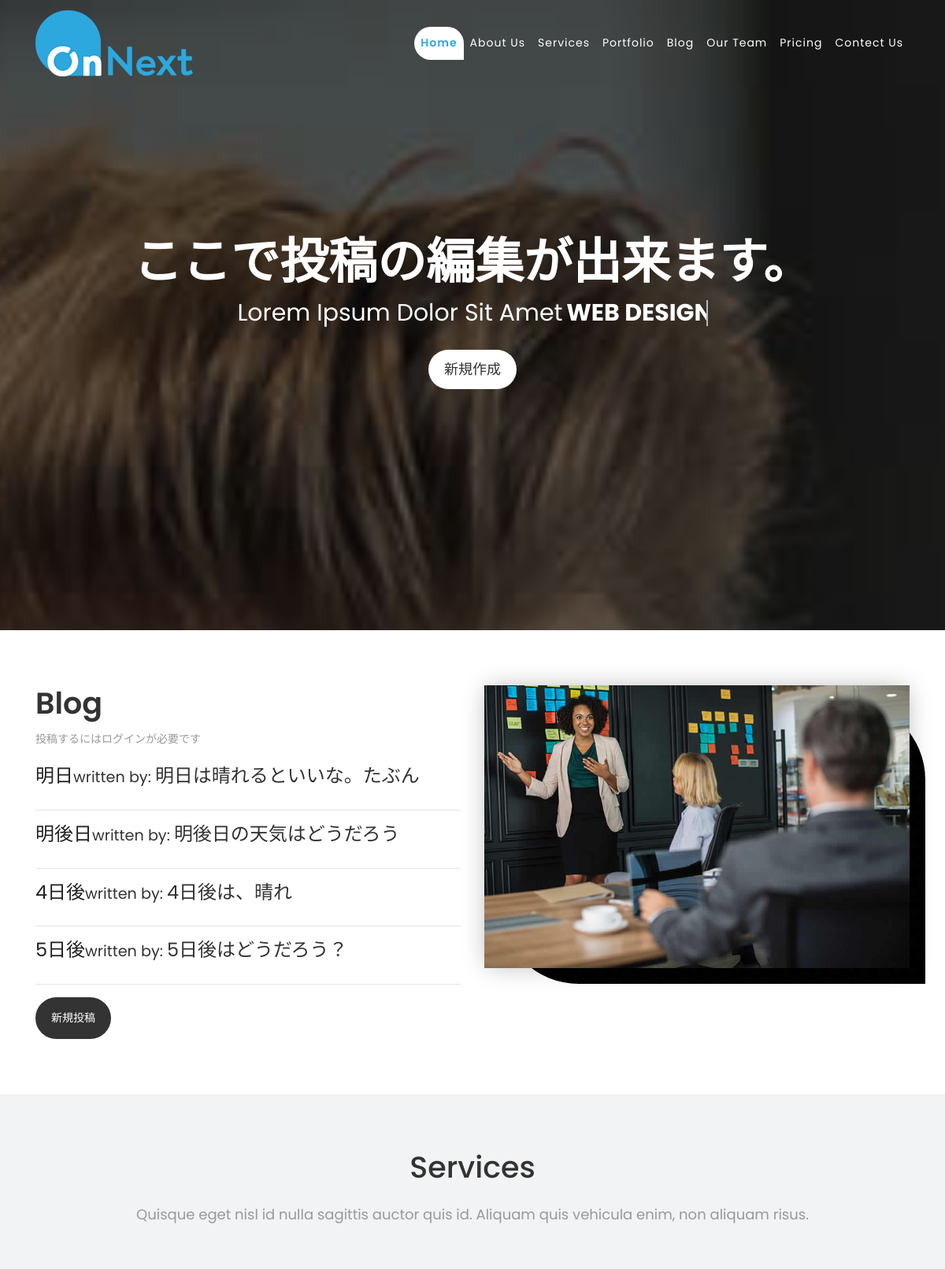
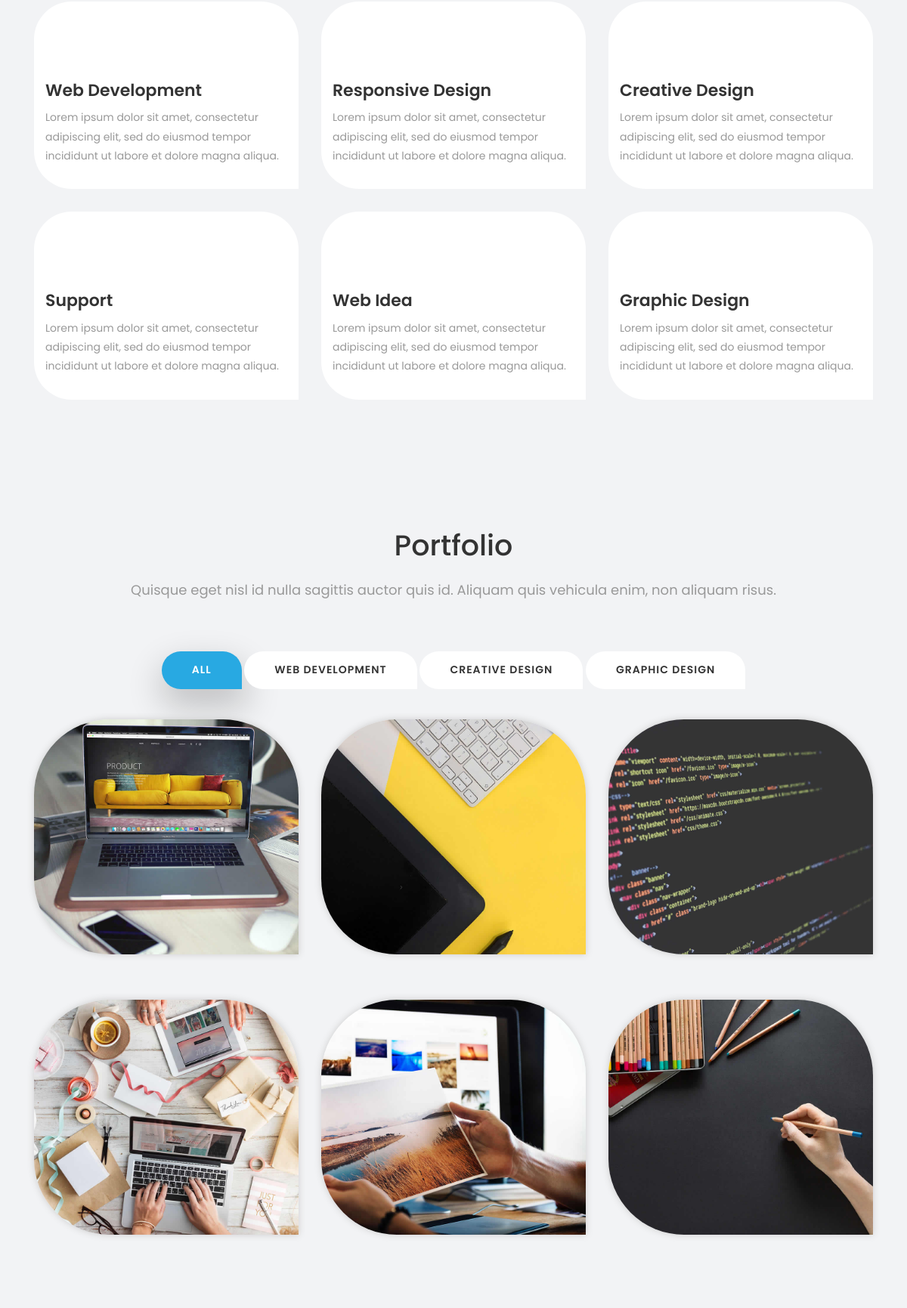
The page / (upper part) on the database its author committed (2 pictures, top to bottom).
### blog/models.py (models this page shows, shortened)
class BlogModel(models.Model):
    title = models.CharField(max_length=100)
    memo = models.TextField()
    duedate = models.DateField()

### blog/views.py (the view)
# urls.py: path('', BlogListView.as_view(), name='list'),
class BlogListView(ListView):
    model = BlogModel
    template_name = "blog/home.html"

### blog/templates/blog/home.html (shortened to what this page needs)
{% load static %}
<!DOCTYPE html>
<html lang="en">
<link rel="stylesheet" type="text/css" href="{% static 'css/bootstrap.min.css' %}">
<link rel="stylesheet" type="text/css" href="{% static 'css/style.css' %}">
<link rel="stylesheet" type="text/css" href="{% static 'css/responsive.css' %}">
<link rel="stylesheet" type="text/css" href="{% static 'css/custom.css' %}">
</head>
<body id="page-top" class="politics_version">
    <nav class="navbar navbar-expand-lg navbar-dark fixed-top" id="mainNav">
        <div class="container">
            <a class="navbar-brand js-scroll-trigger" href="#page-top">
                <img class="img-fluid" src="{% static 'img/logo.png' %}" alt="" />
            </a>
            <div class="collapse navbar-collapse" id="navbarResponsive">
                <ul class="navbar-nav text-uppercase ml-auto">
                    <li class="nav-item">
                        <a class="nav-link js-scroll-trigger active" href="#home">Home</a>
                    </li>
                    <li class="nav-item">
                        <a class="nav-link js-scroll-trigger" href="#about">About Us</a>
                    </li>
                    <li class="nav-item">
                        <a class="nav-link js-scroll-trigger" href="#services">Services</a>
                    </li>
                    <li class="nav-item">
                        <a class="nav-link js-scroll-trigger" href="#portfolio">Portfolio</a>
                    </li>
                    <li class="nav-item">
                        <a class="nav-link js-scroll-trigger" href="#blog">Blog</a>
                    </li>
                    <li class="nav-item">
                        <a class="nav-link js-scroll-trigger" href="#team">Our Team</a>
                    </li>
                    <li class="nav-item">
                        <a class="nav-link js-scroll-trigger" href="#pricing">Pricing</a>
                    </li>
                    <li class="nav-item">
                        <a class="nav-link js-scroll-trigger" href="#contact">Contect Us</a>
                    </li>
                </ul>
            </div>
        </div>
    </nav>
    <section id="home" class="main-banner parallaxie" style="background: url('static/img/banner-01.jpg')">
        <div class="heading">
            <h1>ここで投稿の編集が出来ます。</h1>
            <h3 class="cd-headline clip is-full-width">
                <span>Lorem Ipsum Dolor Sit Amet </span>
                <span class="cd-words-wrapper">
                    <b>Web Design</b>
                </span>
                <div class="btn-ber">
                    <a class="get_btn hvr-bounce-to-top" href="{% url 'create' %}">新規作成</a>
                </div>
            </h3>
        </div>
    </section>
    <div id="about" class="section wb">
        <div class="container">
            <div class="row">
                <div class="col-md-6">
                    <div class="message-box">
                        <h2>Blog</h2>
                        <p>投稿するにはログインが必要です</p>
                        {% for blog in object_list %}
                        <h1><a href="{% url 'detail' blog.pk %}">{{ blog.title }}</a><small>written by:
                            </small><span>{{ blog.memo }}</span></h1>
                        <hr>
                        {% endfor %}
                        <a href="#" class="sim-btn hvr-bounce-to-top"><span>新規投稿</span></a>
                    </div>
                </div>
                <div class="col-md-6">
                    <div class="right-box-pro wow fadeIn">
                        <img src="static/img/about_04.jpg" alt="" class="img-fluid img-rounded">
                    </div>
                </div>
            </div>
        </div>
    </div>
    <div id="services" class="section lb">
        <div class="container">
            <div class="section-title text-center">
                <h3>Services</h3>
                <p>Quisque eget nisl id nulla sagittis auctor quis id. Aliquam quis vehicula enim, non aliquam risus.
                </p>
            </div>
            <div class="row">
                <div class="col-md-4">
                    <div class="services-inner-box">
                        <div class="ser-icon">
                            <i class="flaticon-seo"></i>
                        </div>
                        <h2>Web Development</h2>
                        <p>Lorem ipsum dolor sit amet, consectetur adipiscing elit, sed do eiusmod tempor incididunt ut
                            labore et dolore magna aliqua.</p>
                    </div>
                </div>
                <div class="col-md-4">
                    <div class="services-inner-box">
                        <div class="ser-icon">
                            <i class="flaticon-development"></i>
                        </div>
                        <h2>Responsive Design</h2>
                        <p>Lorem ipsum dolor sit amet, consectetur adipiscing elit, sed do eiusmod tempor incididunt ut
                            labore et dolore magna aliqua.</p>
                    </div>
                </div>
                <div class="col-md-4">
                    <div class="services-inner-box">
                        <div class="ser-icon">
                            <i class="flaticon-process"></i>
                        </div>
                        <h2>Creative Design</h2>
                        <p>Lorem ipsum dolor sit amet, consectetur adipiscing elit, sed do eiusmod tempor incididunt ut
                            labore et dolore magna aliqua.</p>
                    </div>
                </div>
                <div class="col-md-4">
                    <div class="services-inner-box">
                        <div class="ser-icon">
                            <i class="flaticon-discuss-issue"></i>
                        </div>
                        <h2>Support</h2>
                        <p>Lorem ipsum dolor sit amet, consectetur adipiscing elit, sed do eiusmod tempor incididunt ut
                            labore et dolore magna aliqua.</p>
                    </div>
                </div>
                <div class="col-md-4">
                    <div class="services-inner-box">
                        <div class="ser-icon">
                            <i class="flaticon-idea"></i>
                        </div>
                        <h2>Web Idea</h2>
                        <p>Lorem ipsum dolor sit amet, consectetur adipiscing elit, sed do eiusmod tempor incididunt ut
                            labore et dolore magna aliqua.</p>
                    </div>
                </div>
                <div class="col-md-4">
                    <div class="services-inner-box">
                        <div class="ser-icon">
                            <i class="flaticon-idea-1"></i>
                        </div>
                        <h2>Graphic Design</h2>
                        <p>Lorem ipsum dolor sit amet, consectetur adipiscing elit, sed do eiusmod tempor incididunt ut
                            labore et dolore magna aliqua.</p>
                    </div>
                </div>
            </div>
        </div>
    </div>
    <div id="portfolio" class="section lb">
        <div class="container">
            <div class="section-title text-center">
                <h3>Portfolio</h3>
                <p>Quisque eget nisl id nulla sagittis auctor quis id. Aliquam quis vehicula enim, non aliquam risus.
                </p>
            </div>
            <div class="gallery-menu row">
                <div class="col-md-12">
                    <div class="button-group filter-button-group text-center">
                        <button class="active" data-filter="*">All</button>
                        <button data-filter=".gal_a">Web Development</button>
                        <button data-filter=".gal_b">Creative Design</button>
                        <button data-filter=".gal_c">Graphic Design</button>
                    </div>
                </div>
            </div>
            <div class="gallery-list row">
                <div class="col-md-4 col-sm-6 gallery-grid gal_a gal_b">
                    <div class="gallery-single fix">
                        <img src="static/img/gallery_img-01.jpg" class="img-fluid" alt="Image">
                    </div>
                </div>
                <div class="col-md-4 col-sm-6 gallery-grid gal_c gal_b">
                    <div class="gallery-single fix">
                        <img src="static/img/gallery_img-02.jpg" class="img-fluid" alt="Image">
                    </div>
                </div>
                <div class="col-md-4 col-sm-6 gallery-grid gal_a gal_c">
                    <div class="gallery-single fix">
                        <img src="static/img/gallery_img-03.jpg" class="img-fluid" alt="Image">
                    </div>
                </div>
                <div class="col-md-4 col-sm-6 gallery-grid gal_b gal_a">
                    <div class="gallery-single fix">
                        <img src="static/img/gallery_img-04.jpg" class="img-fluid" alt="Image">
                    </div>
                </div>
                <div class="col-md-4 col-sm-6 gallery-grid gal_a gal_c">
                    <div class="gallery-single fix">
                        <img src="static/img/gallery_img-05.jpg" class="img-fluid" alt="Image">
                    </div>
                </div>
                <div class="col-md-4 col-sm-6 gallery-grid gal_c gal_a">
                    <div class="gallery-single fix">
                        <img src="static/img/gallery_img-06.jpg" class="img-fluid" alt="Image">
                    </div>
                </div>
            </div>
        </div>
    </div>
</body>
</html>

### rows shown on the page
BlogModel: title "明日", memo "明日は晴れるといいな。たぶん"
BlogModel: title "明後日", memo "明後日の天気はどうだろう"
BlogModel: title "4日後", memo "4日後は、晴れ"
BlogModel: title "5日後", memo "5日後はどうだろう？"
